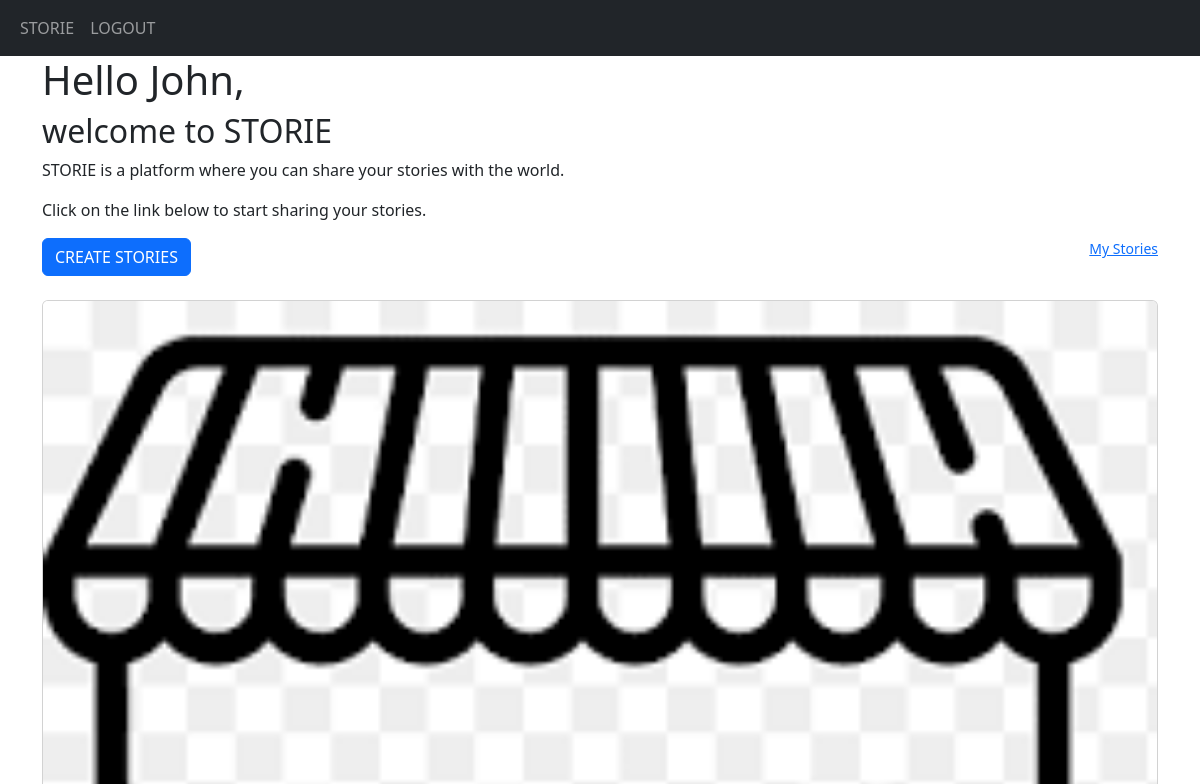
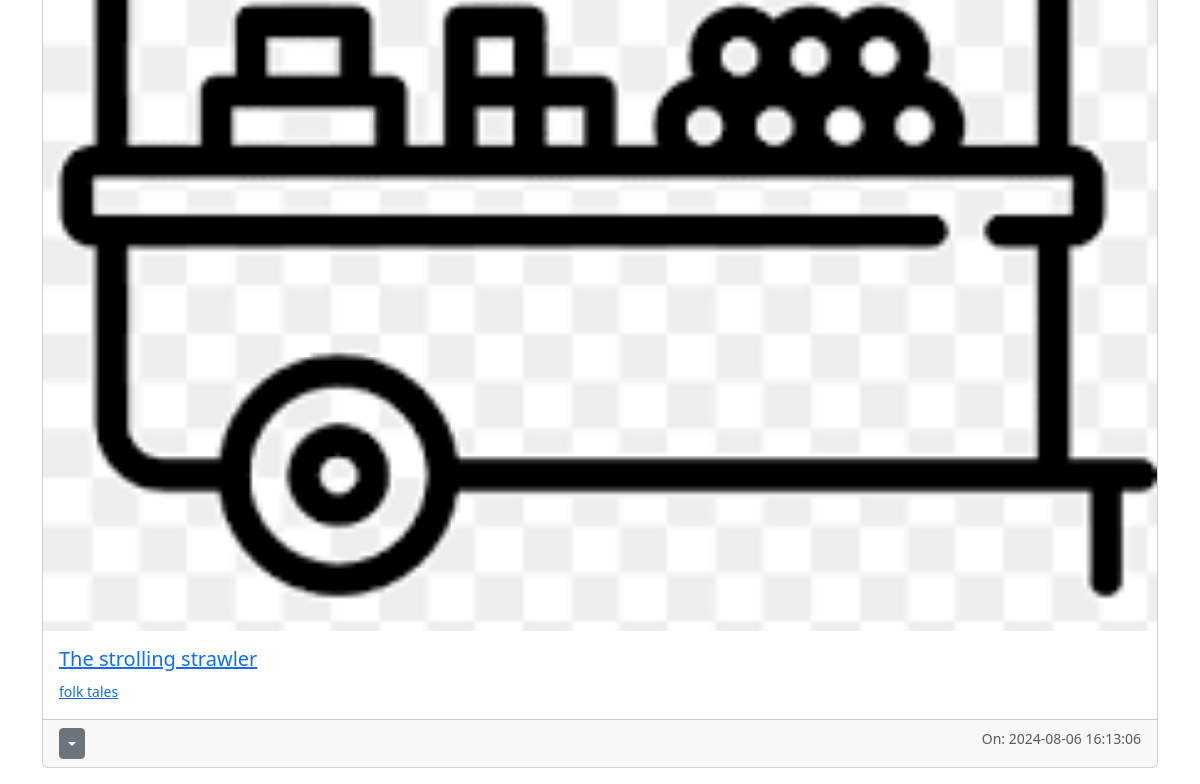
The page /home (signed in) on the database as committed earlier (2 pictures, top to bottom).
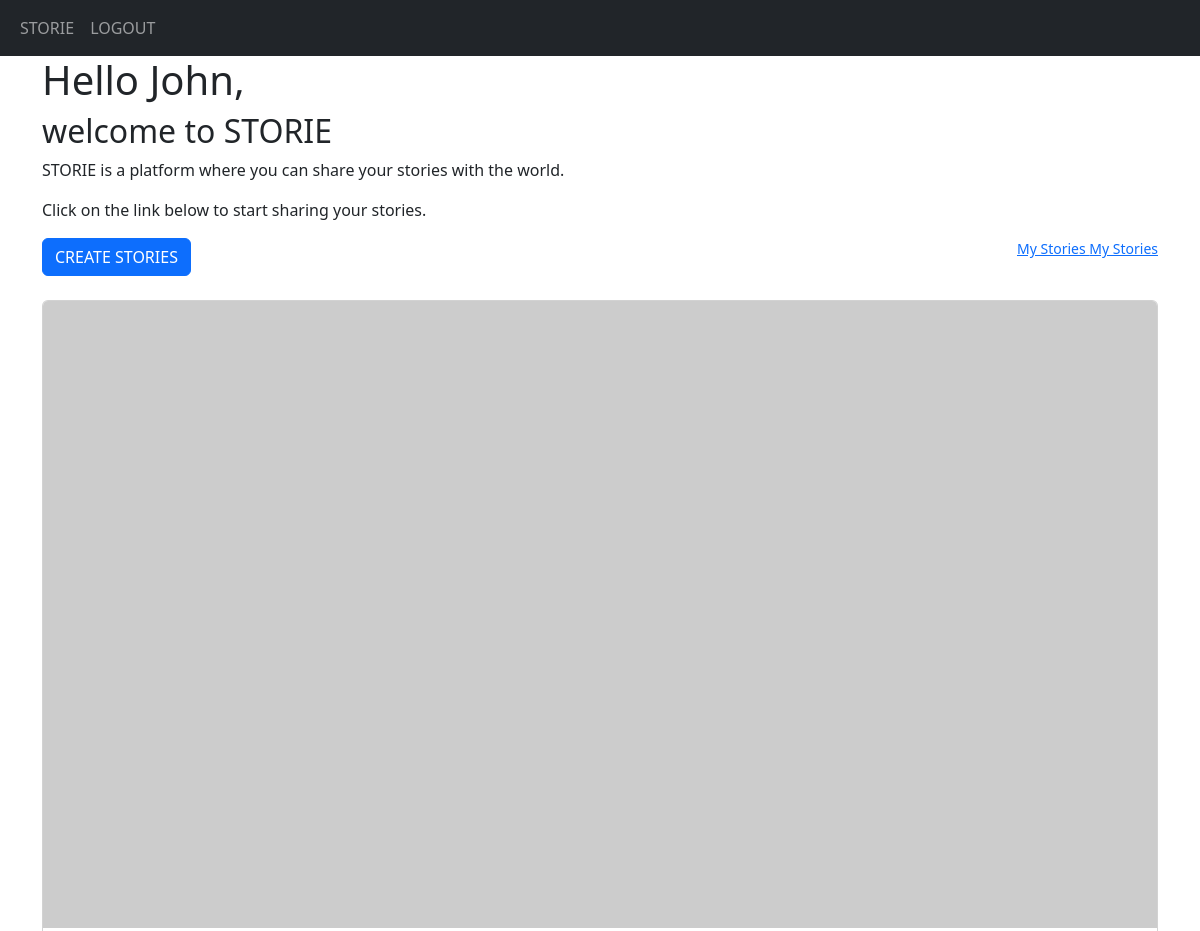
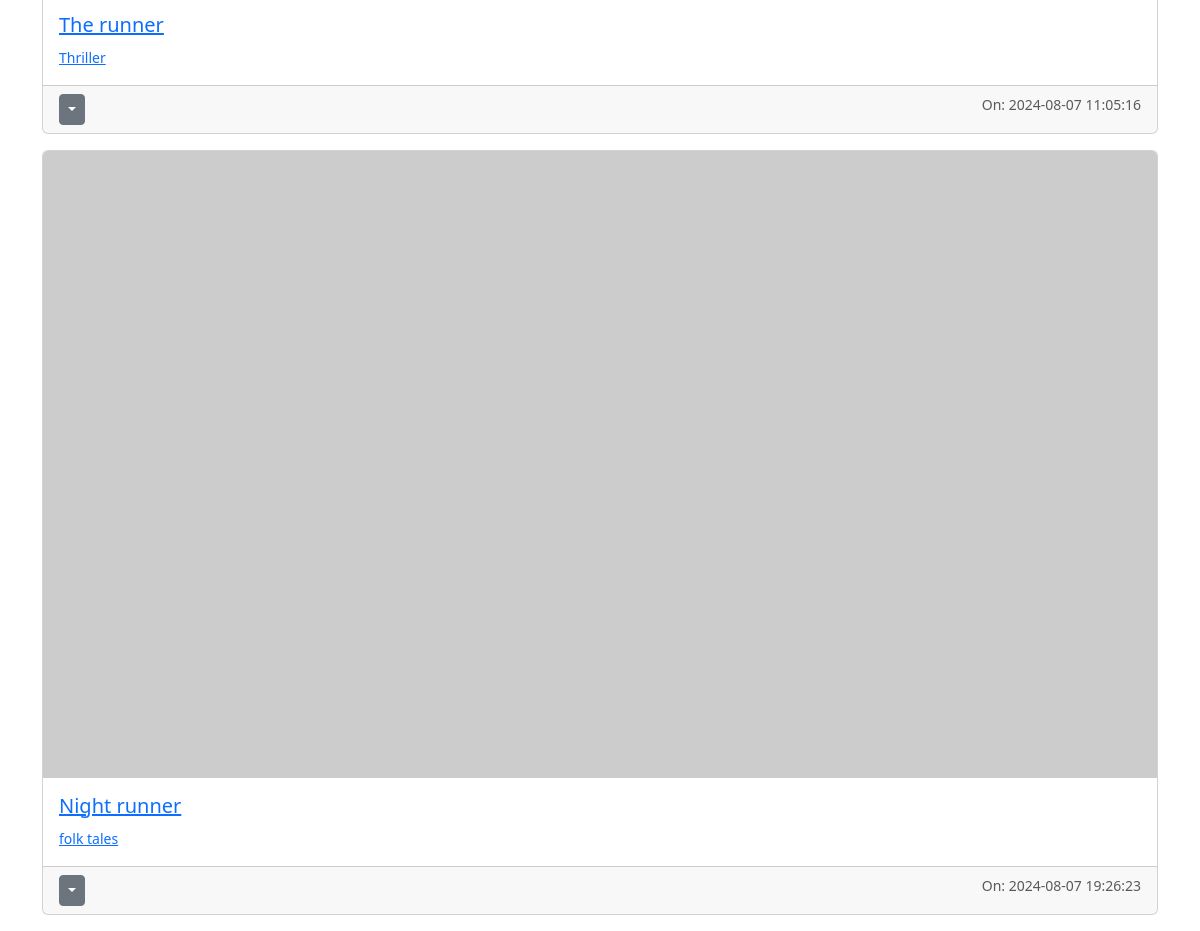
The same page on the database as committed later (2 pictures, top to bottom).
### myApp/models.py (models this page shows)
class Stories(db.Model):
    id = db.Column(db.Integer, primary_key=True)
    title = db.Column(db.String(240))
    image = db.Column(db.String(240))
    category = db.Column(db.String(240))
    content = db.Column(db.Text)
    date_created = db.Column(db.DateTime(timezone=True), default=func.now())
    author = db.Column(db.Integer, db.ForeignKey('user.id', ondelete='CASCADE'), nullable=False)
    Comments = db.relationship('Comments', backref='stories', passive_deletes=True)

### myApp/views.py (the view)
@views.route("/")
@views.route("/home")
def home():
    my_stories_data = Stories.query.all()
    return render_template("home.html", title="HOME", stories_data=my_stories_data)

### myApp/templates/home.html (shortened to what this page needs)
{% extends "base.html" %}
{% block content %}
<h1>Hello {{current_user.username}},</h1>
<h2> welcome to STORIE</h2>
<p>STORIE is a platform where you can share your stories with the world.</p>
<p>Click on the link below to start sharing your stories.</p>
<div class="mb-4">
<a href="/create-storie" class="btn btn-primary">CREATE STORIES</a>
<small class="text-muted float-end">
    {% for storie in stories_data %}
    {% if storie.author == current_user.id %}
    <a href="/view-stories/{{ storie.user.username }}">
        My Stories
    </a>
    {% endif %}
    {%endfor%}
</small>
</div>
{% for storie in stories_data %}
<div class="card mb-3 ">
    <a href="/view-storie/{{ storie.id }}">
    <a class="" href="/view-storie/{{storie.id}}">
    {%if storie.image == ''%}
    <img src="https://picsum.photos/1280/720" class="card-img-top" alt="...">
    {%else%}
    <img src="{{storie.image}}" class="card-img-top" alt='{{storie.title}}'>
    {%endif%}
    <div class="card-body">
        <h5 class="card-title">{{storie.title}}</h5>
        <p class="card-text"><small class="text-muted"><a href="/storie/{{storie.category}}">{{storie.category}}</a></small></p>
    </div>
    <div class="card-footer">
        <small class="text-muted
        ">
        {% if storie.author == current_user.id %}
        <div class="btn-group">
            <button
            type="button"
            data-bs-toggle="dropdown"
            class="btn btn-sm btn-secondary dropdown-toggle"
            ></button>
        </div>
        {%else%}
        <small >By: <a href="/view-stories/{{storie.user.username}}">{{storie.user.username}}</a></small>
        {% endif %}
        </small>
        <small class="text-muted float-end">On: {{storie.date_created}}</small>
        </div>
        </a>
</div>
{%endfor%}
{%endblock%}

Rows that differ between the two databases and show on the page:
removed Stories: image (picture), title "The strolling strawler", category "folk tales", date_created "2024-08-06 16:13:06"
added Stories: title "The runner", category "Thriller", date_created "2024-08-07 11:05:16"
added Stories: title "Night runner", category "folk tales", date_created "2024-08-07 19:26:23"
